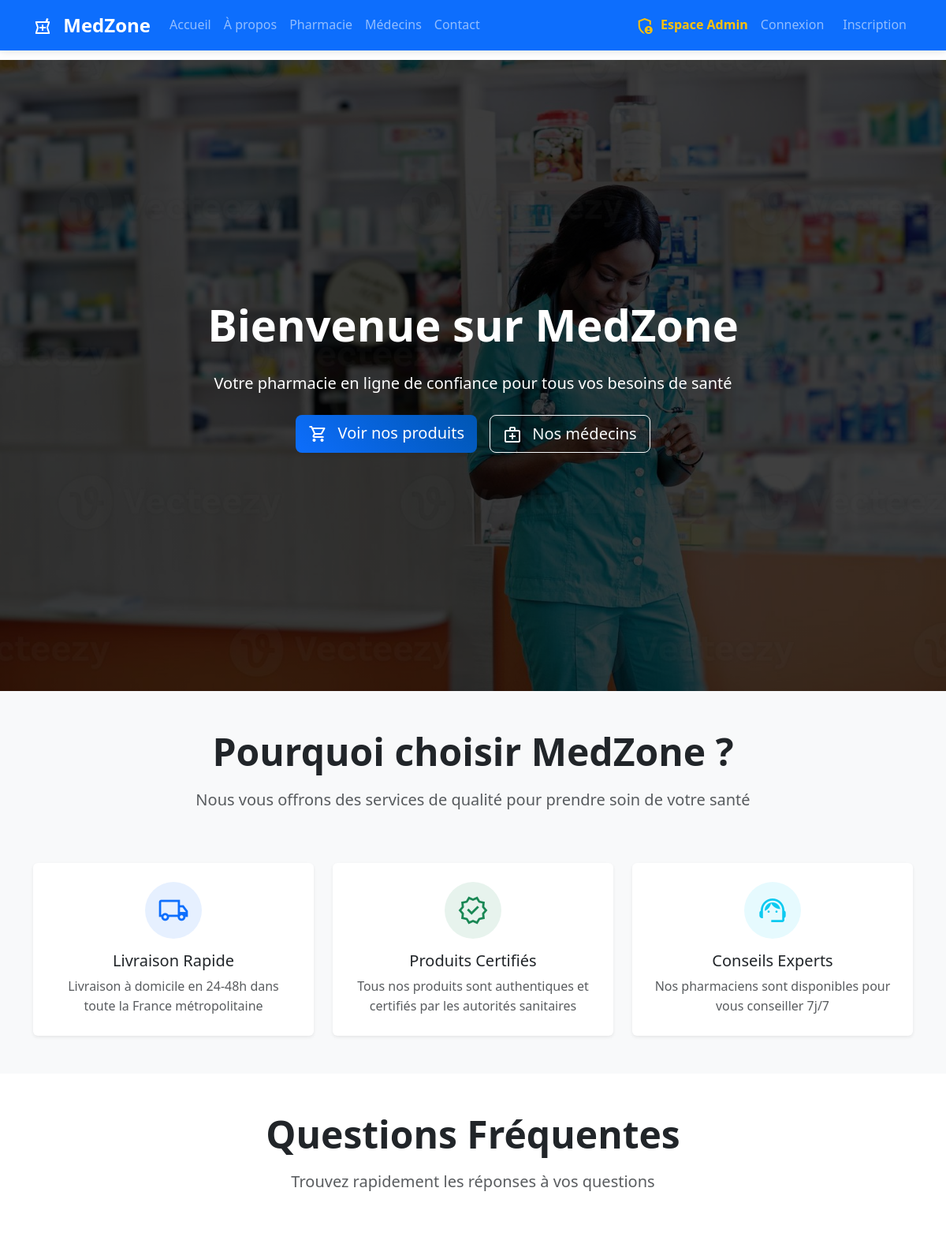
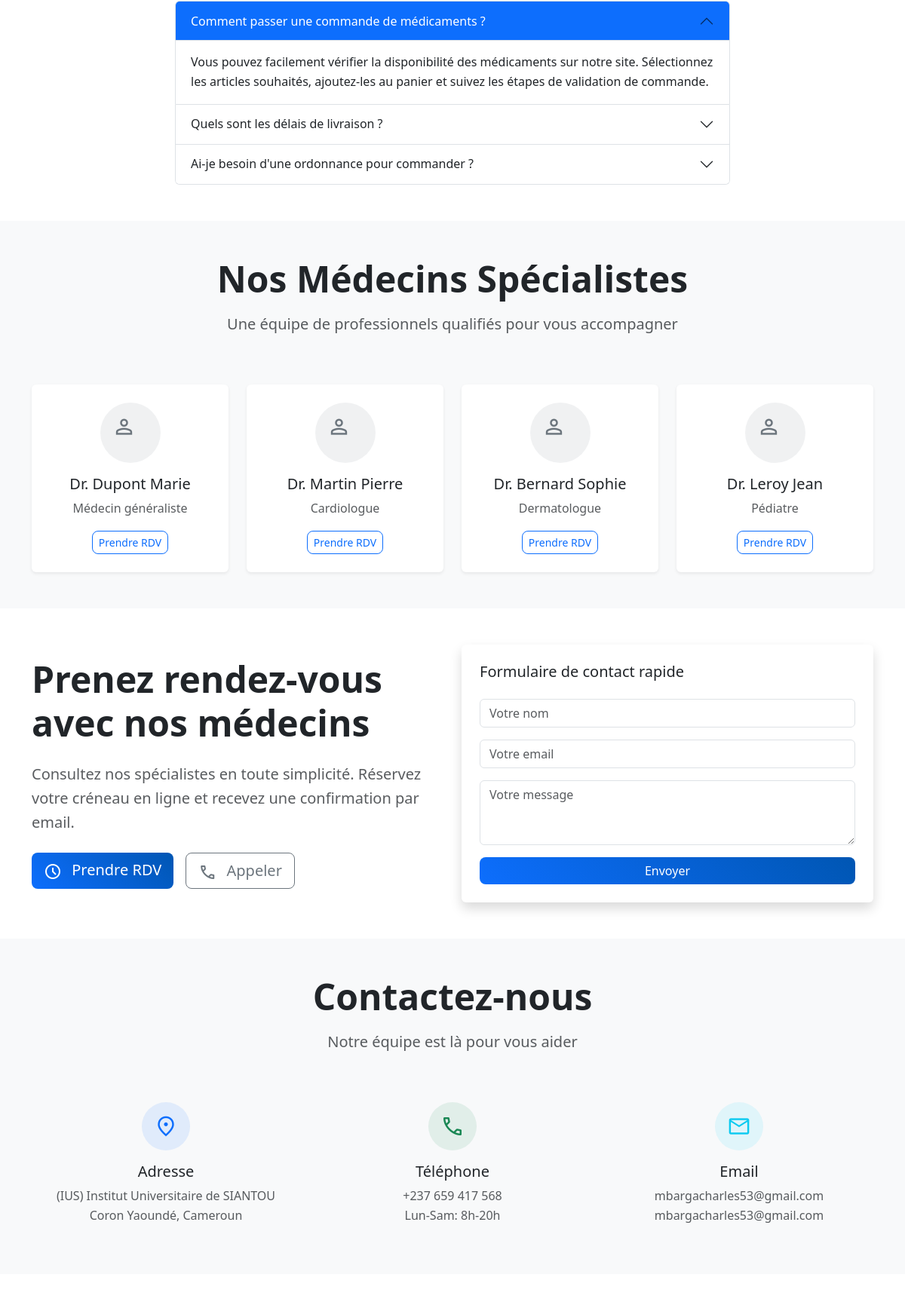
The page / (upper part) on the database its author committed (2 pictures, top to bottom).
### tables this page shows
CREATE TABLE IF NOT EXISTS `medecins` (
  `id` int NOT NULL AUTO_INCREMENT,
  `nom` varchar(100) NOT NULL,
  `prenom` varchar(100) NOT NULL,
  `specialite` varchar(255) DEFAULT NULL,
  `telephone` varchar(20) DEFAULT NULL,
  `email` varchar(100) DEFAULT NULL,
  `image` varchar(255) DEFAULT NULL,
  `description` text,
  `actif` tinyint(1) DEFAULT '1',
  `created_at` timestamp NULL DEFAULT CURRENT_TIMESTAMP,
  PRIMARY KEY (`id`)
);

### index.php (the view, shortened to what this page needs)
<?php
require_once 'includes/header.php';
$pdo = getDB();
$stmt = $pdo->query('SELECT * FROM medecins WHERE actif = 1 LIMIT 4');
$medecins = $stmt->fetchAll();
?>
<section class="hero-section d-flex align-items-center min-vh-100" style="background: linear-gradient(rgba(0,0,0,0.5), rgba(0,0,0,0.5)), url('assets/img/acceuil.jpg') center/cover;">
    <div class="container text-center text-white">
        <h1 class="display-4 fw-bold mb-4">Bienvenue sur MedZone</h1>
        <p class="lead mb-4">Votre pharmacie en ligne de confiance pour tous vos besoins de santé</p>
        <div class="d-flex justify-content-center gap-3">
            <a href="pharmacie.php" class="btn btn-primary btn-lg">
                <span class="material-symbols-outlined me-2">shopping_cart</span>
                Voir nos produits
            </a>
            <a href="#doctors" class="btn btn-outline-light btn-lg">
                <span class="material-symbols-outlined me-2">medical_services</span>
                Nos médecins
            </a>
        </div>
    </div>
</section>
<section class="py-5 bg-light" id="about">
    <div class="container">
        <div class="row text-center mb-5">
            <div class="col-lg-8 mx-auto">
                <h2 class="display-5 fw-bold mb-3">Pourquoi choisir MedZone ?</h2>
                <p class="lead text-muted">Nous vous offrons des services de qualité pour prendre soin de votre santé</p>
            </div>
        </div>
        <div class="row g-4">
            <div class="col-lg-4 col-md-6">
                <div class="card h-100 border-0 shadow-sm text-center">
                    <div class="card-body p-4">
                        <div class="bg-primary bg-opacity-10 rounded-circle d-inline-flex p-3 mb-3">
                            <span class="material-symbols-outlined text-primary" style="font-size: 2.5rem;">local_shipping</span>
                        </div>
                        <h5 class="card-title">Livraison Rapide</h5>
                        <p class="card-text text-muted">Livraison à domicile en 24-48h dans toute la France métropolitaine</p>
                    </div>
                </div>
            </div>
            <div class="col-lg-4 col-md-6">
                <div class="card h-100 border-0 shadow-sm text-center">
                    <div class="card-body p-4">
                        <div class="bg-success bg-opacity-10 rounded-circle d-inline-flex p-3 mb-3">
                            <span class="material-symbols-outlined text-success" style="font-size: 2.5rem;">verified</span>
                        </div>
                        <h5 class="card-title">Produits Certifiés</h5>
                        <p class="card-text text-muted">Tous nos produits sont authentiques et certifiés par les autorités sanitaires</p>
                    </div>
                </div>
            </div>
            <div class="col-lg-4 col-md-6">
                <div class="card h-100 border-0 shadow-sm text-center">
                    <div class="card-body p-4">
                        <div class="bg-info bg-opacity-10 rounded-circle d-inline-flex p-3 mb-3">
                            <span class="material-symbols-outlined text-info" style="font-size: 2.5rem;">support_agent</span>
                        </div>
                        <h5 class="card-title">Conseils Experts</h5>
                        <p class="card-text text-muted">Nos pharmaciens sont disponibles pour vous conseiller 7j/7</p>
                    </div>
                </div>
            </div>
        </div>
    </div>
</section>
<section class="py-5" id="faq">
    <div class="container">
        <div class="row text-center mb-5">
            <div class="col-lg-8 mx-auto">
                <h2 class="display-5 fw-bold mb-3">Questions Fréquentes</h2>
                <p class="lead text-muted">Trouvez rapidement les réponses à vos questions</p>
            </div>
        </div>
        <div class="row justify-content-center">
            <div class="col-lg-8">
                <div class="accordion" id="faqAccordion">
                    <div class="accordion-item">
                        <h2 class="accordion-header">
                            <button class="accordion-button" type="button" data-bs-toggle="collapse" data-bs-target="#faq1">
                                Comment passer une commande de médicaments ?
                            </button>
                        </h2>
                        <div id="faq1" class="accordion-collapse collapse show" data-bs-parent="#faqAccordion">
                            <div class="accordion-body">
                                Vous pouvez facilement vérifier la disponibilité des médicaments sur notre site.
                                Sélectionnez les articles souhaités, ajoutez-les au panier et suivez les étapes de validation de commande.
                            </div>
                        </div>
                    </div>
                    <div class="accordion-item">
                        <h2 class="accordion-header">
                            <button class="accordion-button collapsed" type="button" data-bs-toggle="collapse" data-bs-target="#faq2">
                                Quels sont les délais de livraison ?
                            </button>
                        </h2>
                    </div>
                    <div class="accordion-item">
                        <h2 class="accordion-header">
                            <button class="accordion-button collapsed" type="button" data-bs-toggle="collapse" data-bs-target="#faq3">
                                Ai-je besoin d'une ordonnance pour commander ?
                            </button>
                        </h2>
                    </div>
                </div>
            </div>
        </div>
    </div>
</section>
<section class="py-5 bg-light" id="doctors">
    <div class="container">
        <div class="row text-center mb-5">
            <div class="col-lg-8 mx-auto">
                <h2 class="display-5 fw-bold mb-3">Nos Médecins Spécialistes</h2>
                <p class="lead text-muted">Une équipe de professionnels qualifiés pour vous accompagner</p>
            </div>
        </div>
        <div class="row g-4">
            <?php foreach ($medecins as $medecin): ?>
            <div class="col-lg-3 col-md-6">
                <div class="card h-100 border-0 shadow-sm text-center">
                    <div class="card-body p-4">
                        <div class="rounded-circle bg-secondary bg-opacity-10 d-inline-flex p-3 mb-3" style="width: 80px; height: 80px;">
                            <span class="material-symbols-outlined text-secondary" style="font-size: 2rem;">person</span>
                        </div>
                        <h5 class="card-title">Dr. <?= htmlspecialchars($medecin['nom']) ?> <?= htmlspecialchars($medecin['prenom']) ?></h5>
                        <p class="card-text text-muted"><?= htmlspecialchars($medecin['specialite']) ?></p>
                        <a href="prendre-rdv.php?medecin=<?= $medecin['id'] ?>" class="btn btn-outline-primary btn-sm">
                            Prendre RDV
                        </a>
                    </div>
                </div>
            </div>
            <?php endforeach; ?>
        </div>
    </div>
</section>
<section class="py-5" id="rdv">
    <div class="container">
        <div class="row align-items-center">
            <div class="col-lg-6">
                <h2 class="display-5 fw-bold mb-4">Prenez rendez-vous avec nos médecins</h2>
                <p class="lead text-muted mb-4">
                    Consultez nos spécialistes en toute simplicité. Réservez votre créneau en ligne
                    et recevez une confirmation par email.
                </p>
                <div class="d-flex gap-3">
                    <a href="prendre-rdv.php" class="btn btn-primary btn-lg">
                        <span class="material-symbols-outlined me-2">schedule</span>
                        Prendre RDV
                    </a>
                    <a href="tel:0123456789" class="btn btn-outline-secondary btn-lg">
                        <span class="material-symbols-outlined me-2">phone</span>
                        Appeler
                    </a>
                </div>
            </div>
            <div class="col-lg-6">
                <div class="card border-0 shadow">
                    <div class="card-body p-4">
                        <h5 class="card-title mb-4">Formulaire de contact rapide</h5>
                        <form action="includes/contact.php" method="post">
                            <div class="mb-3">
                                <input type="text" class="form-control" name="nom" placeholder="Votre nom" required>
                            </div>
                            <div class="mb-3">
                                <input type="email" class="form-control" name="email" placeholder="Votre email" required>
                            </div>
                            <div class="mb-3">
                                <textarea class="form-control" name="message" rows="3" placeholder="Votre message"></textarea>
                            </div>
                            <button type="submit" class="btn btn-primary w-100">Envoyer</button>
                        </form>
                    </div>
                </div>
            </div>
        </div>
    </div>
</section>
<section class="py-5 bg-light" id="contact">
    <div class="container">
        <div class="row text-center mb-5">
            <div class="col-lg-8 mx-auto">
                <h2 class="display-5 fw-bold mb-3">Contactez-nous</h2>
                <p class="lead text-muted">Notre équipe est là pour vous aider</p>
            </div>
        </div>
        <div class="row g-4">
            <div class="col-lg-4">
                <div class="text-center">
                    <div class="bg-primary bg-opacity-10 rounded-circle d-inline-flex p-3 mb-3">
                        <span class="material-symbols-outlined text-primary" style="font-size: 2rem;">location_on</span>
                    </div>
                    <h5>Adresse</h5>
                    <p class="text-muted">(IUS) Institut Universitaire de SIANTOU<br>Coron Yaoundé, Cameroun</p>
                </div>
            </div>
            <div class="col-lg-4">
                <div class="text-center">
                    <div class="bg-success bg-opacity-10 rounded-circle d-inline-flex p-3 mb-3">
                        <span class="material-symbols-outlined text-success" style="font-size: 2rem;">phone</span>
                    </div>
                    <h5>Téléphone</h5>
                    <p class="text-muted">+237 659 417 568<br>Lun-Sam: 8h-20h</p>
                </div>
            </div>
            <div class="col-lg-4">
                <div class="text-center">
                    <div class="bg-info bg-opacity-10 rounded-circle d-inline-flex p-3 mb-3">
                        <span class="material-symbols-outlined text-info" style="font-size: 2rem;">email</span>
                    </div>
                    <h5>Email</h5>
                    <p class="text-muted">mbargacharles53@gmail.com<br>mbargacharles53@gmail.com</p>
                </div>
            </div>
        </div>
    </div>
</section>
<?php require_once 'includes/footer.php'; ?>

### assets/css/style.css (style rules this page uses)
:root { --primary-color: #0d6efd; --secondary-color: #6c757d; --success-color: #198754; --info-color: #0dcaf0; --warning-color: #ffc107; --danger-color: #dc3545; --light-color: #f8f9fa; --dark-color: #212529; }
* { margin: 0; padding: 0; box-sizing: border-box; }
body { font-family: 'Segoe UI', Tahoma, Geneva, Verdana, sans-serif; line-height: 1.6; color: var(--dark-color); }
.hero-section { background-attachment: fixed; position: relative; background-size: cover; background-position: center; }
.hero-section::before { content: ''; position: absolute; top: 0; left: 0; right: 0; bottom: 0; background: rgba(0,0,0,0.5); z-index: 1; }
.hero-section .container { position: relative; z-index: 2; }
.card { transition: transform 0.3s ease, box-shadow 0.3s ease; border: none; }
.btn { border-radius: 8px; font-weight: 500; transition: all 0.3s ease; }
.btn-primary { background: linear-gradient(45deg, var(--primary-color), #0056b3); border: none; }
.accordion-button:not(.collapsed) { background-color: var(--primary-color); color: white; }
.material-symbols-outlined { vertical-align: middle; }

### rows shown on the page
medecins: nom "Dupont", prenom "Marie", specialite "Médecin généraliste"
medecins: nom "Martin", prenom "Pierre", specialite "Cardiologue"
medecins: nom "Bernard", prenom "Sophie", specialite "Dermatologue"
medecins: nom "Leroy", prenom "Jean", specialite "Pédiatre"
